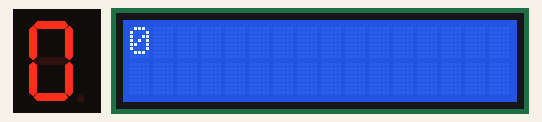
Simulated run of this sketch. Board: Arduino Uno, built with avr-gcc and run on an emulated ATmega328P. Shown: 1-digit seven-segment display, 16×2 character LCD. Wiring (inferred from the names in the program): 1-digit 7-segment display, segments lit when HIGH: segments pin 8, pin 9, pin 12, pin 13, pin 11, pin 7, pin 6, pin 10. The segment pins are drawn as the display they are named for.

Above: at 0.1 s.
At 10.2 s:
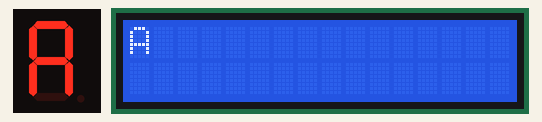
At 17.2 s:
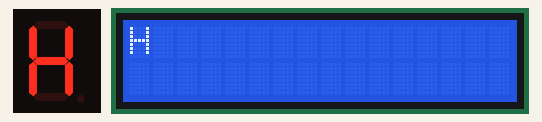
At 21.2 s:
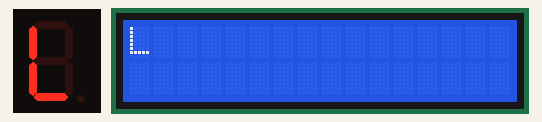
At 26.3 s:
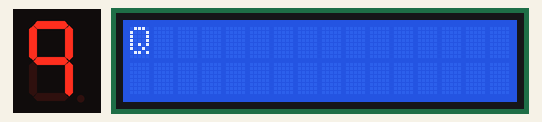
At 34.4 s:
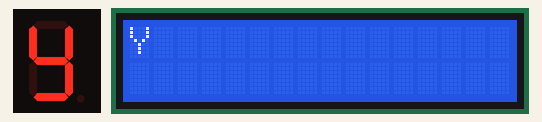

The sketch:

7segment_display.ino
```cpp
#include <LiquidCrystal_I2C.h>
#include <Wire.h>

const int DB[36] = {
    0b00111111, // 0
    0b00000110, // 1
    0b01011011, // 2
    0b01001111, // 3
    0b01100110, // 4
    0b01101101, // 5
    0b01111101, // 6
    0b00000111, // 7
    0b01111111, // 8
    0b01101111, // 9
    0b01110111, // A
    0b01111100, // b
    0b00111001, // C
    0b01011110, // d
    0b01111001, // E
    0b01110001, // F
    0b00111101, // G
    0b01110110, // H
    0b00110000, // I
    0b00011110, // J
    0b10000000, // K ERR
    0b00111000, // L
    0b10000000, // M ERR
    0b01010100, // n
    0b01011100, // o
    0b01110011, // P
    0b01100111, // q
    0b10000000, // R ERR
    0b10000000, // S ERR
    0b10000000, // T ERR
    0b00111110, // U
    0b10000000, // V ERR
    0b10000000, // W ERR
    0b10000000, // X ERR
    0b01101110, // Y
    0b10000000, // Z ERR
};

const int PIN[8] = {8, 9, 12, 13, 11, 7, 6, 10};

LiquidCrystal_I2C lcd(0x27, 16, 2);

void show(char chr)
{
    lcd.clear();
    lcd.print(chr);
    if (chr >= '0' && chr <= '9')
        chr -= 48;
    else if (chr >= 'A' && chr <= 'Z')
        chr -= 55;
    else if (chr >= 'a' && chr <= 'z')
        chr -= 87;
    else // error
    {
        lcd.setCursor(0, 1);
        lcd.print("ERROR!!");
        return;
    }
    int code = DB[chr];
    if ((code >> 7) & 1)
    {
        lcd.setCursor(0, 1);
        for (auto c : "(CANNOT DISPLAY)")
            lcd.print(c);
    }

    for (int i = 0; i < 8; i++, code >>= 1)
        digitalWrite(PIN[i], code & 1);
    delay(1000);
    for (int i = 0; i < 8; i++)
        digitalWrite(PIN[i], LOW);
}

void setup()
{
    Serial.begin(230400);
    for (int i = 0; i < 8; i++)
        pinMode(PIN[i], OUTPUT);
    lcd.init();
    lcd.backlight();
}

void loop()
{
    int d = 250;

    // String str = "Hello";
    // for (char chr : str)
    // {
    //     show(chr);
    //     delay(d);
    // }

    char chr;
    for (chr = '0'; chr <= '9'; chr++)
        show(chr);
    for (chr = 'A'; chr <= 'Z'; chr++)
        show(chr);
}
```

Measured:
- what the display in image 1 shows lasts 1.0 s, from 10.1 s to 11.1 s
